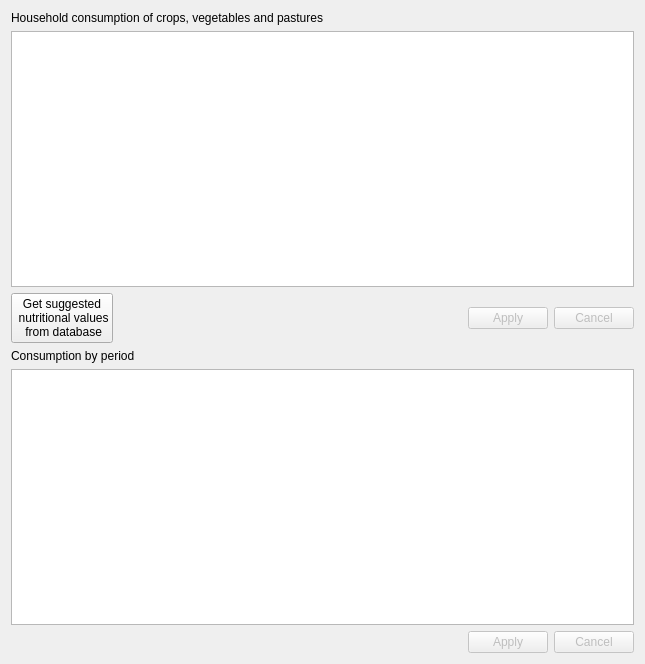
<?xml version="1.0" encoding="UTF-8"?>
<ui version="4.0">
 <class>hhconscrops</class>
 <widget class="QWidget" name="hhconscrops">
  <property name="geometry">
   <rect>
    <x>0</x>
    <y>0</y>
    <width>645</width>
    <height>664</height>
   </rect>
  </property>
  <property name="toolTip">
   <string/>
  </property>
  <layout class="QVBoxLayout" name="verticalLayout">
   <item>
    <widget class="QLabel" name="Label286">
     <property name="enabled">
      <bool>true</bool>
     </property>
     <property name="palette">
      <palette>
       <active>
        <colorrole role="WindowText">
         <brush brushstyle="SolidPattern">
          <color alpha="255">
           <red>0</red>
           <green>0</green>
           <blue>0</blue>
          </color>
         </brush>
        </colorrole>
       </active>
       <inactive>
        <colorrole role="WindowText">
         <brush brushstyle="SolidPattern">
          <color alpha="255">
           <red>0</red>
           <green>0</green>
           <blue>0</blue>
          </color>
         </brush>
        </colorrole>
       </inactive>
       <disabled>
        <colorrole role="WindowText">
         <brush brushstyle="SolidPattern">
          <color alpha="255">
           <red>0</red>
           <green>0</green>
           <blue>0</blue>
          </color>
         </brush>
        </colorrole>
       </disabled>
      </palette>
     </property>
     <property name="toolTip">
      <string/>
     </property>
     <property name="text">
      <string>Household consumption of crops, vegetables and pastures</string>
     </property>
    </widget>
   </item>
   <item>
    <widget class="QTableView" name="AdvListView1">
     <property name="enabled">
      <bool>true</bool>
     </property>
     <property name="toolTip">
      <string/>
     </property>
    </widget>
   </item>
   <item>
    <layout class="QHBoxLayout" name="horizontalLayout_3">
     <item>
      <widget class="QPushButton" name="pushButton">
       <property name="text">
        <string>Get suggested 
 nutritional values 
 from database</string>
       </property>
       <property name="icon">
        <iconset resource="../images.qrc">
         <normaloff>:/images/nutriqua.png</normaloff>:/images/nutriqua.png</iconset>
       </property>
      </widget>
     </item>
     <item>
      <spacer name="horizontalSpacer_4">
       <property name="orientation">
        <enum>Qt::Horizontal</enum>
       </property>
       <property name="sizeHint" stdset="0">
        <size>
         <width>40</width>
         <height>20</height>
        </size>
       </property>
      </spacer>
     </item>
     <item>
      <widget class="QPushButton" name="BitBtn3">
       <property name="enabled">
        <bool>false</bool>
       </property>
       <property name="toolTip">
        <string>Save the current record</string>
       </property>
       <property name="text">
        <string>Apply</string>
       </property>
       <property name="icon">
        <iconset resource="../images.qrc">
         <normaloff>:/images/apply.png</normaloff>:/images/apply.png</iconset>
       </property>
       <property name="flat">
        <bool>false</bool>
       </property>
      </widget>
     </item>
     <item>
      <widget class="QPushButton" name="BitBtn4">
       <property name="enabled">
        <bool>false</bool>
       </property>
       <property name="toolTip">
        <string>Restore the current record</string>
       </property>
       <property name="text">
        <string>Cancel</string>
       </property>
       <property name="icon">
        <iconset resource="../images.qrc">
         <normaloff>:/images/cancel.png</normaloff>:/images/cancel.png</iconset>
       </property>
       <property name="flat">
        <bool>false</bool>
       </property>
      </widget>
     </item>
    </layout>
   </item>
   <item>
    <widget class="QLabel" name="Label5">
     <property name="enabled">
      <bool>true</bool>
     </property>
     <property name="toolTip">
      <string/>
     </property>
     <property name="text">
      <string>Consumption by period</string>
     </property>
    </widget>
   </item>
   <item>
    <widget class="QTableView" name="AdvListView3">
     <property name="enabled">
      <bool>true</bool>
     </property>
     <property name="toolTip">
      <string/>
     </property>
    </widget>
   </item>
   <item>
    <layout class="QHBoxLayout" name="horizontalLayout_2">
     <item>
      <spacer name="horizontalSpacer_3">
       <property name="orientation">
        <enum>Qt::Horizontal</enum>
       </property>
       <property name="sizeHint" stdset="0">
        <size>
         <width>40</width>
         <height>20</height>
        </size>
       </property>
      </spacer>
     </item>
     <item>
      <widget class="QPushButton" name="BitBtn1">
       <property name="enabled">
        <bool>false</bool>
       </property>
       <property name="toolTip">
        <string>Save the current record</string>
       </property>
       <property name="text">
        <string>Apply</string>
       </property>
       <property name="icon">
        <iconset resource="../images.qrc">
         <normaloff>:/images/apply.png</normaloff>:/images/apply.png</iconset>
       </property>
       <property name="flat">
        <bool>false</bool>
       </property>
      </widget>
     </item>
     <item>
      <widget class="QPushButton" name="BitBtn2">
       <property name="enabled">
        <bool>false</bool>
       </property>
       <property name="toolTip">
        <string>Restore the current record</string>
       </property>
       <property name="text">
        <string>Cancel</string>
       </property>
       <property name="icon">
        <iconset resource="../images.qrc">
         <normaloff>:/images/cancel.png</normaloff>:/images/cancel.png</iconset>
       </property>
       <property name="flat">
        <bool>false</bool>
       </property>
      </widget>
     </item>
    </layout>
   </item>
  </layout>
 </widget>
 <resources>
  <include location="../images.qrc"/>
 </resources>
 <connections/>
</ui>
